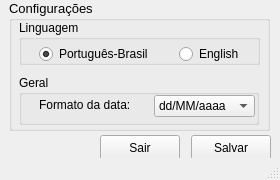
<?xml version="1.0" encoding="UTF-8"?>
<ui version="4.0">
 <class>Gui</class>
 <widget class="QMainWindow" name="Gui">
  <property name="geometry">
   <rect>
    <x>0</x>
    <y>0</y>
    <width>280</width>
    <height>180</height>
   </rect>
  </property>
  <property name="windowTitle">
   <string>MainWindow</string>
  </property>
  <widget class="QWidget" name="root">
   <widget class="QPushButton" name="bt_Salvar">
    <property name="geometry">
     <rect>
      <x>191</x>
      <y>135</y>
      <width>80</width>
      <height>25</height>
     </rect>
    </property>
    <property name="text">
     <string>Salvar</string>
    </property>
   </widget>
   <widget class="QPushButton" name="bt_Sair">
    <property name="geometry">
     <rect>
      <x>100</x>
      <y>135</y>
      <width>80</width>
      <height>25</height>
     </rect>
    </property>
    <property name="text">
     <string>Sair</string>
    </property>
   </widget>
   <widget class="QGroupBox" name="gBox_Config">
    <property name="geometry">
     <rect>
      <x>9</x>
      <y>0</y>
      <width>261</width>
      <height>131</height>
     </rect>
    </property>
    <property name="font">
     <font>
      <pointsize>10</pointsize>
     </font>
    </property>
    <property name="title">
     <string>Configurações</string>
    </property>
    <widget class="QGroupBox" name="gBox_Ling">
     <property name="geometry">
      <rect>
       <x>10</x>
       <y>20</y>
       <width>241</width>
       <height>45</height>
      </rect>
     </property>
     <property name="font">
      <font>
       <family>Arial</family>
       <pointsize>9</pointsize>
      </font>
     </property>
     <property name="title">
      <string>Linguagem</string>
     </property>
     <property name="flat">
      <bool>true</bool>
     </property>
     <widget class="QRadioButton" name="rbt_PtBr">
      <property name="geometry">
       <rect>
        <x>20</x>
        <y>25</y>
        <width>121</width>
        <height>18</height>
       </rect>
      </property>
      <property name="text">
       <string>Português-Brasil</string>
      </property>
      <property name="checked">
       <bool>true</bool>
      </property>
     </widget>
     <widget class="QRadioButton" name="rbg_Eng">
      <property name="geometry">
       <rect>
        <x>160</x>
        <y>25</y>
        <width>61</width>
        <height>18</height>
       </rect>
      </property>
      <property name="text">
       <string>English</string>
      </property>
     </widget>
    </widget>
    <widget class="QGroupBox" name="gBox_Geral">
     <property name="geometry">
      <rect>
       <x>10</x>
       <y>75</y>
       <width>240</width>
       <height>50</height>
      </rect>
     </property>
     <property name="font">
      <font>
       <family>Arial</family>
       <pointsize>9</pointsize>
      </font>
     </property>
     <property name="autoFillBackground">
      <bool>false</bool>
     </property>
     <property name="title">
      <string>Geral</string>
     </property>
     <property name="flat">
      <bool>true</bool>
     </property>
     <widget class="QLabel" name="lbl_Format">
      <property name="geometry">
       <rect>
        <x>20</x>
        <y>20</y>
        <width>101</width>
        <height>20</height>
       </rect>
      </property>
      <property name="text">
       <string>Formato da data:</string>
      </property>
     </widget>
     <widget class="QComboBox" name="cBox_Datas">
      <property name="geometry">
       <rect>
        <x>135</x>
        <y>20</y>
        <width>101</width>
        <height>22</height>
       </rect>
      </property>
      <item>
       <property name="text">
        <string>dd/MM/aaaa</string>
       </property>
      </item>
      <item>
       <property name="text">
        <string>MM/dd/aaaa</string>
       </property>
      </item>
      <item>
       <property name="text">
        <string>aaaa/MM/dd</string>
       </property>
      </item>
     </widget>
    </widget>
   </widget>
  </widget>
  <widget class="QMenuBar" name="menubar">
   <property name="geometry">
    <rect>
     <x>0</x>
     <y>0</y>
     <width>280</width>
     <height>22</height>
    </rect>
   </property>
  </widget>
  <widget class="QStatusBar" name="statusbar"/>
 </widget>
 <resources/>
 <connections/>
</ui>
